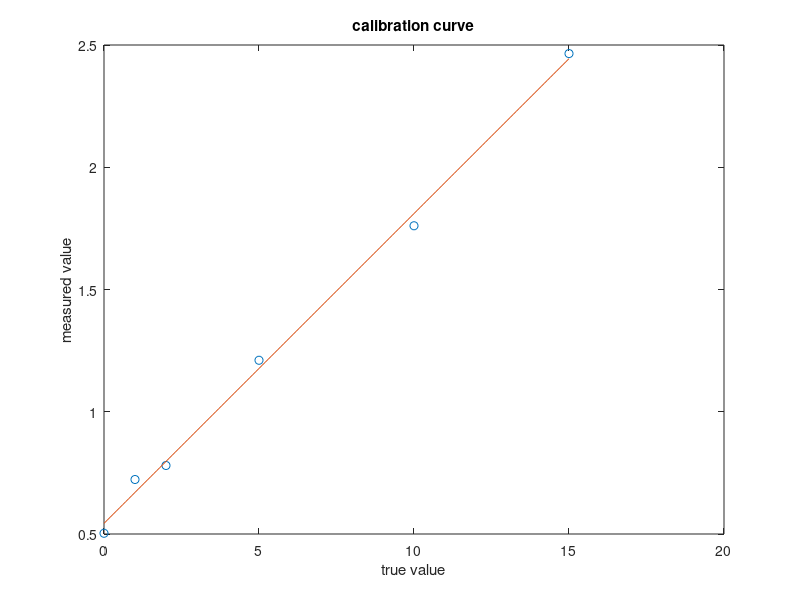

MATLAB code to generate this figure:
clc
clear
m = [0.503 0.7229 0.7802 1.2106 1.7607 2.4649];
t = [0 1 2 5 10 15];
p = polyfit(t, m, 1);
x = 0:0.1:15;
y = polyval(p, x);
plot(t, m, 'o', x, y)
title('calibration curve')
xlabel('true value')
ylabel('measured value')
